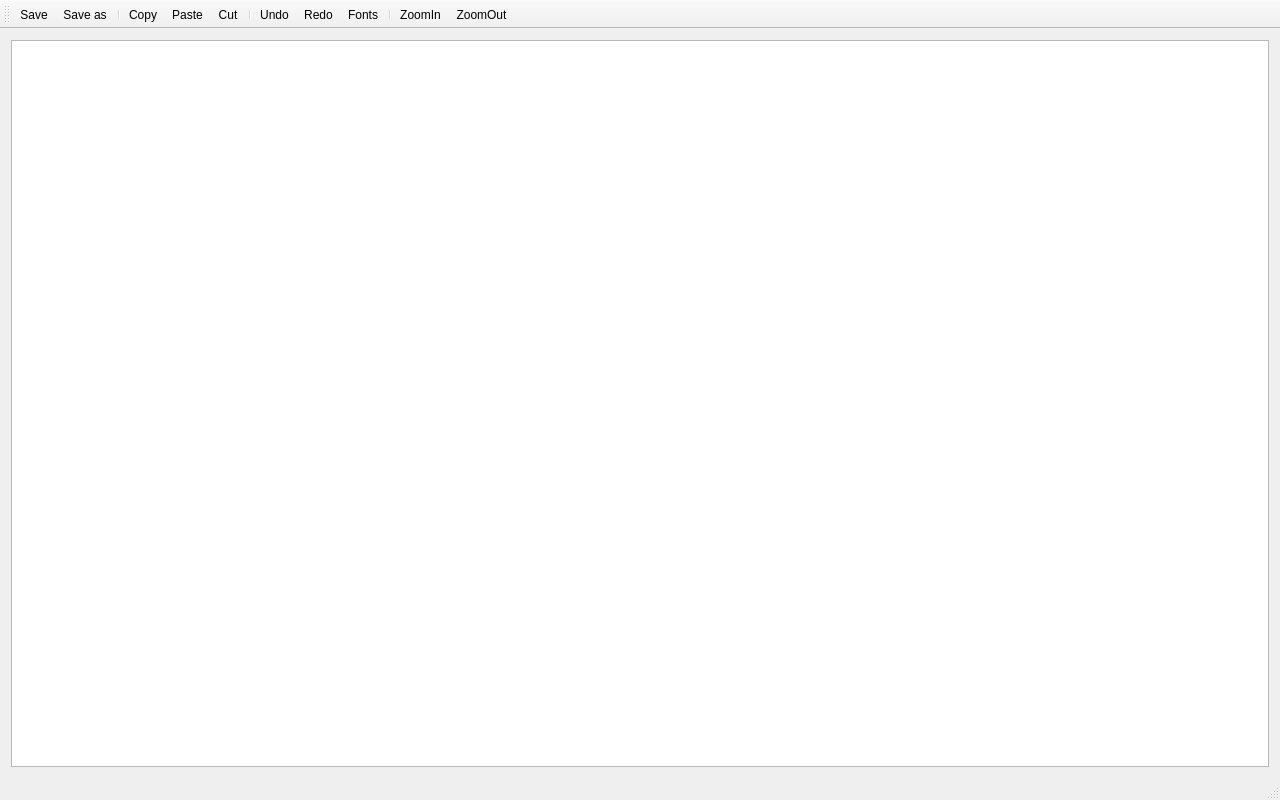
<?xml version="1.0" encoding="UTF-8"?>
<ui version="4.0">
 <class>MDIDoc</class>
 <widget class="QMainWindow" name="MDIDoc">
  <property name="geometry">
   <rect>
    <x>0</x>
    <y>0</y>
    <width>1280</width>
    <height>800</height>
   </rect>
  </property>
  <property name="windowTitle">
   <string>MDI8</string>
  </property>
  <widget class="QWidget" name="widget">
   <property name="enabled">
    <bool>true</bool>
   </property>
   <layout class="QHBoxLayout" name="horizontalLayout">
    <item>
     <widget class="QTextEdit" name="textEdit"/>
    </item>
   </layout>
  </widget>
  <widget class="QToolBar" name="mainToolBar">
   <property name="iconSize">
    <size>
     <width>25</width>
     <height>25</height>
    </size>
   </property>
   <attribute name="toolBarArea">
    <enum>TopToolBarArea</enum>
   </attribute>
   <attribute name="toolBarBreak">
    <bool>false</bool>
   </attribute>
   <addaction name="action_Save"/>
   <addaction name="actionSave_as"/>
   <addaction name="separator"/>
   <addaction name="action_Copy"/>
   <addaction name="action_Paste"/>
   <addaction name="action_Cut"/>
   <addaction name="separator"/>
   <addaction name="actionUndo"/>
   <addaction name="actionRedo"/>
   <addaction name="actionFonts"/>
   <addaction name="separator"/>
   <addaction name="actionZoomIn"/>
   <addaction name="actionZoomOut"/>
  </widget>
  <widget class="QStatusBar" name="statusBar"/>
  <action name="action_Save">
   <property name="icon">
    <iconset resource="ui/notepad.qrc">
     <normaloff>:/save.png</normaloff>:/save.png</iconset>
   </property>
   <property name="text">
    <string>&amp;Save</string>
   </property>
   <property name="shortcut">
    <string>Ctrl+S</string>
   </property>
  </action>
  <action name="action_Copy">
   <property name="icon">
    <iconset resource="ui/notepad.qrc">
     <normaloff>:/copy.png</normaloff>:/copy.png</iconset>
   </property>
   <property name="text">
    <string>&amp;Copy</string>
   </property>
   <property name="shortcut">
    <string>Ctrl+C</string>
   </property>
  </action>
  <action name="action_Paste">
   <property name="icon">
    <iconset resource="ui/notepad.qrc">
     <normaloff>:/paste.png</normaloff>:/paste.png</iconset>
   </property>
   <property name="text">
    <string>&amp;Paste</string>
   </property>
   <property name="shortcut">
    <string>Ctrl+V</string>
   </property>
  </action>
  <action name="action_Cut">
   <property name="icon">
    <iconset resource="ui/notepad.qrc">
     <normaloff>:/cut.png</normaloff>:/cut.png</iconset>
   </property>
   <property name="text">
    <string>C&amp;ut</string>
   </property>
  </action>
  <action name="actionUndo">
   <property name="icon">
    <iconset resource="ui/notepad.qrc">
     <normaloff>:/edit_undo.png</normaloff>:/edit_undo.png</iconset>
   </property>
   <property name="text">
    <string>Undo</string>
   </property>
   <property name="shortcut">
    <string>Ctrl+Z</string>
   </property>
  </action>
  <action name="actionRedo">
   <property name="icon">
    <iconset resource="ui/notepad.qrc">
     <normaloff>:/edit_redo.png</normaloff>:/edit_redo.png</iconset>
   </property>
   <property name="text">
    <string>Redo</string>
   </property>
  </action>
  <action name="actionFonts">
   <property name="icon">
    <iconset resource="ui/notepad.qrc">
     <normaloff>:/font.png</normaloff>:/font.png</iconset>
   </property>
   <property name="text">
    <string>Fonts</string>
   </property>
  </action>
  <action name="actionZoomIn">
   <property name="icon">
    <iconset resource="ui/notepad.qrc">
     <normaloff>:/zoomin.png</normaloff>:/zoomin.png</iconset>
   </property>
   <property name="text">
    <string>ZoomIn</string>
   </property>
   <property name="shortcut">
    <string>Ctrl++</string>
   </property>
  </action>
  <action name="actionZoomOut">
   <property name="icon">
    <iconset resource="ui/notepad.qrc">
     <normaloff>:/zoomout.png</normaloff>:/zoomout.png</iconset>
   </property>
   <property name="text">
    <string>ZoomOut</string>
   </property>
   <property name="shortcut">
    <string>Ctrl+-</string>
   </property>
  </action>
  <action name="actionSave_as">
   <property name="icon">
    <iconset resource="ui/notepad.qrc">
     <normaloff>:/save_as.png</normaloff>:/save_as.png</iconset>
   </property>
   <property name="text">
    <string>Save &amp;as...</string>
   </property>
   <property name="shortcut">
    <string>Ctrl+Shift+S</string>
   </property>
  </action>
 </widget>
 <layoutdefault spacing="6" margin="11"/>
 <resources>
  <include location="ui/notepad.qrc"/>
 </resources>
 <connections>
  <connection>
   <sender>actionRedo</sender>
   <signal>triggered()</signal>
   <receiver>textEdit</receiver>
   <slot>redo()</slot>
   <hints>
    <hint type="sourcelabel">
     <x>-1</x>
     <y>-1</y>
    </hint>
    <hint type="destinationlabel">
     <x>639</x>
     <y>401</y>
    </hint>
   </hints>
  </connection>
  <connection>
   <sender>actionZoomIn</sender>
   <signal>triggered()</signal>
   <receiver>textEdit</receiver>
   <slot>zoomIn()</slot>
   <hints>
    <hint type="sourcelabel">
     <x>-1</x>
     <y>-1</y>
    </hint>
    <hint type="destinationlabel">
     <x>639</x>
     <y>401</y>
    </hint>
   </hints>
  </connection>
  <connection>
   <sender>actionUndo</sender>
   <signal>triggered()</signal>
   <receiver>textEdit</receiver>
   <slot>undo()</slot>
   <hints>
    <hint type="sourcelabel">
     <x>-1</x>
     <y>-1</y>
    </hint>
    <hint type="destinationlabel">
     <x>639</x>
     <y>401</y>
    </hint>
   </hints>
  </connection>
  <connection>
   <sender>actionZoomOut</sender>
   <signal>triggered()</signal>
   <receiver>textEdit</receiver>
   <slot>zoomOut()</slot>
   <hints>
    <hint type="sourcelabel">
     <x>-1</x>
     <y>-1</y>
    </hint>
    <hint type="destinationlabel">
     <x>639</x>
     <y>401</y>
    </hint>
   </hints>
  </connection>
  <connection>
   <sender>action_Copy</sender>
   <signal>triggered()</signal>
   <receiver>textEdit</receiver>
   <slot>copy()</slot>
   <hints>
    <hint type="sourcelabel">
     <x>-1</x>
     <y>-1</y>
    </hint>
    <hint type="destinationlabel">
     <x>639</x>
     <y>401</y>
    </hint>
   </hints>
  </connection>
  <connection>
   <sender>action_Cut</sender>
   <signal>triggered()</signal>
   <receiver>textEdit</receiver>
   <slot>cut()</slot>
   <hints>
    <hint type="sourcelabel">
     <x>-1</x>
     <y>-1</y>
    </hint>
    <hint type="destinationlabel">
     <x>639</x>
     <y>401</y>
    </hint>
   </hints>
  </connection>
  <connection>
   <sender>action_Paste</sender>
   <signal>triggered()</signal>
   <receiver>textEdit</receiver>
   <slot>paste()</slot>
   <hints>
    <hint type="sourcelabel">
     <x>-1</x>
     <y>-1</y>
    </hint>
    <hint type="destinationlabel">
     <x>639</x>
     <y>401</y>
    </hint>
   </hints>
  </connection>
 </connections>
</ui>
